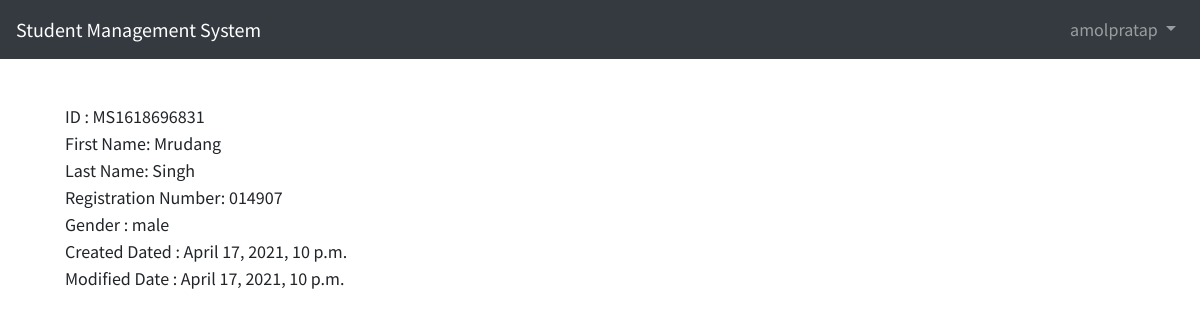
The app's page /students/MS1618696831/ (signed in) with its own data.
### students/models.py (models this page shows, shortened)
class StudentInfo(models.Model):
    id = models.CharField(primary_key=True,editable=False,max_length=200)
    GENDER_CHOICES=(
        ('male', 'Male'),
        ('female', 'Female'),
    )
    first_name = models.CharField(max_length=100)
    last_name = models.CharField(max_length=100)
    registeration_num = models.CharField(max_length=100)
    admission_date = models.DateTimeField()
    gender = models.CharField(choices=GENDER_CHOICES,max_length=10)
    created_dt = models.DateTimeField(verbose_name="created date", auto_now_add=True)
    modify_dt = models.DateTimeField(verbose_name="modified date", auto_now=True)

### students/views.py (the view)
# urls.py: path('<str:student_id>/',views.student_detail , name='student_detail'),
@permission_required("auth.view_students")
def student_detail(request,student_id):
    try:
        students = StudentInfo.objects.get(pk=student_id)
    except StudentInfo.DoesNotExist:
        raise Http404("Given Student Id is not found")
    context = {
        "students": students,
    }
    return render(request,"students/student_detail.html",context)

### templates/students/student_detail.html (shortened to what this page needs)
{% extends 'base.html' %}
{% block content %}
<div class="card-body">
        <tbody>
            <tr>
                <td>ID : {{students.id}}</td>
                <br>
                <td>First Name: {{students.first_name}}</td>
                <br>
                <td>Last Name: {{students.last_name}}</td>
                <br>
                <td>Registration Number: {{students.registeration_num}}</td>
                <br>
                <td>Gender : {{students.gender}}</td>
                <br>
                <td>Created Dated : {{students.created_dt}}</td>
                <br>
                <td>Modified Date : {{students.modify_dt}} </td>
                <br>
            </tr>
        </tbody>
</div>
{% endblock %}

### templates/base.html (shortened to what this page needs)
{% load static %}
<!DOCTYPE html>
<html lang="en">
<head>
    <link rel="stylesheet"
        href="https://stackpath.bootstrapcdn.com/bootstrap/4.1.3/css/bootstrap.min.css"
>
    <link href="{% static 'css/base.css' %}" rel="stylesheet">
</head>
<body>
    <nav class="navbar navbar-expand-md navbar-dark bg-dark mb-4">
        <a class="navbar-brand" href="{% url 'home' %}">Student Management System</a>
        <div class="collapse navbar-collapse" id="navbarCollapse">
        {% if user.is_authenticated %}
            <ul class="navbar-nav ml-auto">
                <li class="nav-item">
                    <a class="nav-link dropdown-toggle" href="#" id="userMenu" data-toggle="dropdown" aria-haspopup="true" aria-expanded="false">
                    {{ user.username }}
                    </a>
                </li>
            </ul>
        {% else %}
        <form class="form-inline ml-auto">
            <a href="{% url 'login' %}" class="btn btn-outline-secondary">Log In</a>
            <a href="{% url 'signup' %}" class="btn btn-primary ml-2">Sign up</a>
        </form>
        {% endif %}
        </div>
    </nav>
    <div class="container">
    {% block content %}
    {% endblock %}
    </div>
</body>
</html>

### static/css/base.css (style rules this page uses)
body { font-family: 'Source Sans Pro', sans-serif; font-size: 18px; }

### records on screen
StudentInfo: id "MS1618696831", first_name "Mrudang", last_name "Singh", registeration_num "014907", gender "male", created_dt "April 17, 2021, 10 p.m.", modify_dt "April 17, 2021, 10 p.m."

### other values on screen
{{ user.username }} "amolpratap"
